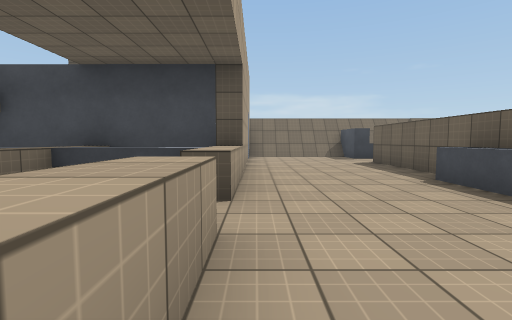
view 1 (above)

18 first-person views from a walk through a Unity game level. The camera is 1.2 m above the floor, tilts 4° down and sees 85° across. The floor is counted in squares, 2 m on a side. Each view is taken from the middle of a square. On the plan, view 1 faces up. The plan holds only what a view shows up to about 9 squares ahead; the rest is blank. The place goes on beyond the plan. Some animated figures are not drawn. Surface patterns are stand-ins for the level's own textures.

view 2
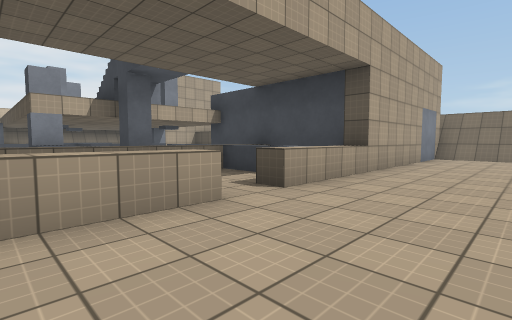

view 3
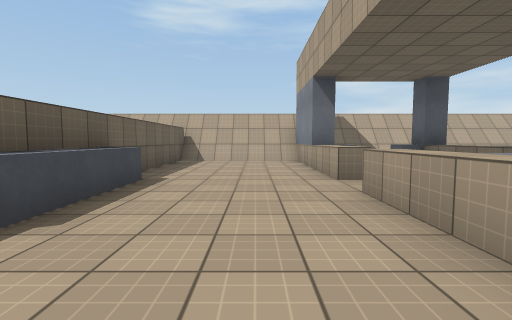

view 4
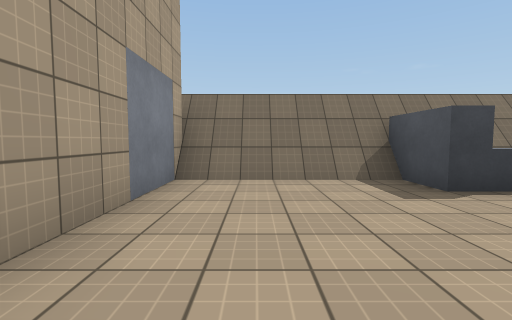

view 5
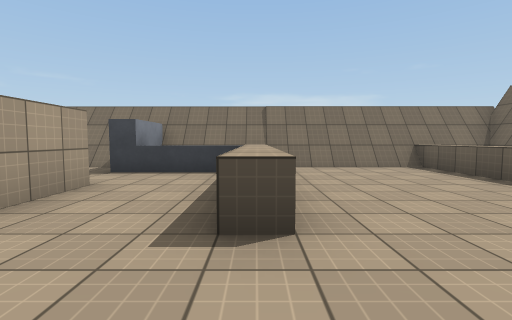

view 6
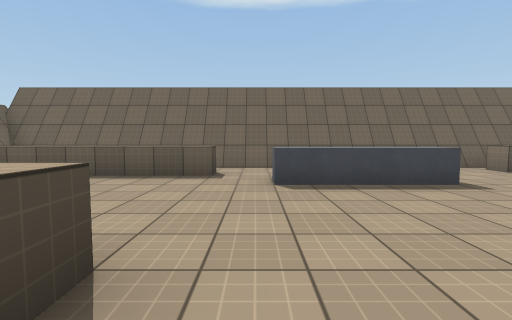

view 7
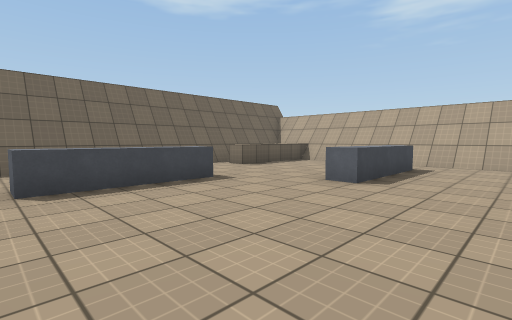

view 8
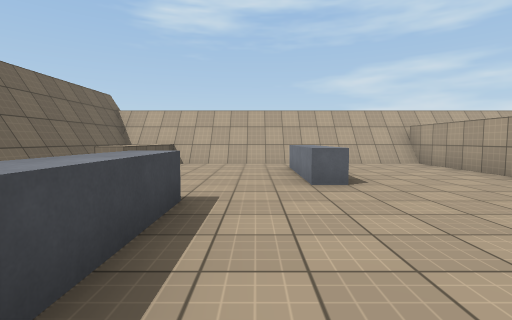

view 9
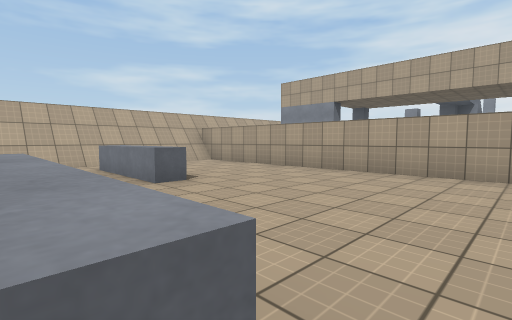

view 10
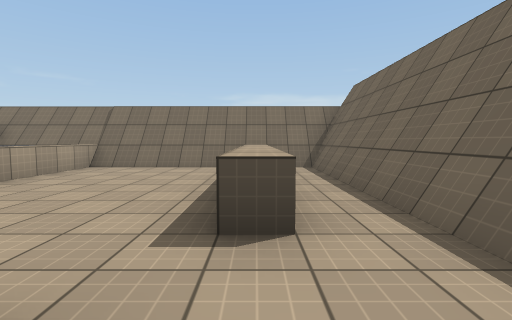

view 11
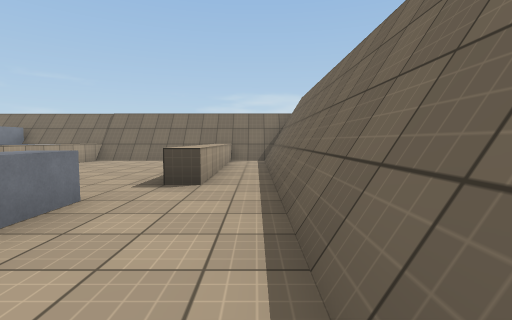

view 12
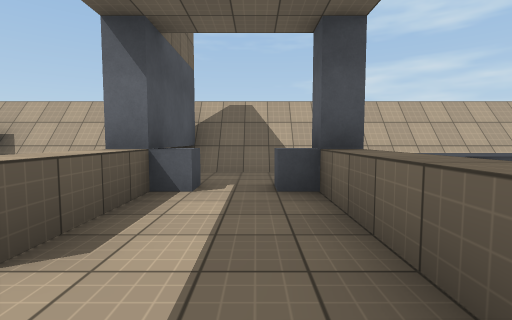

view 13
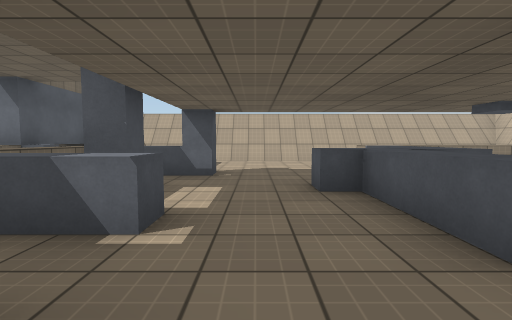

view 14
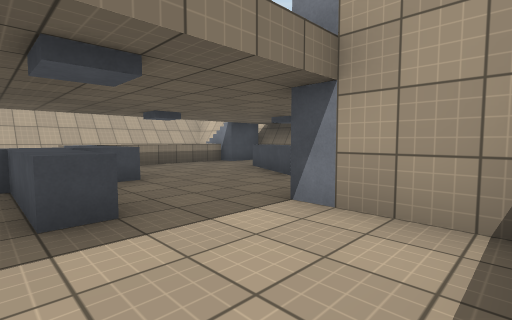

view 15
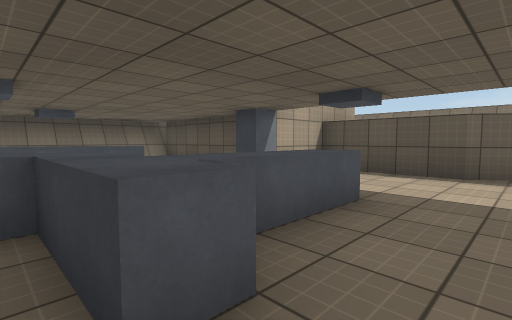

view 16
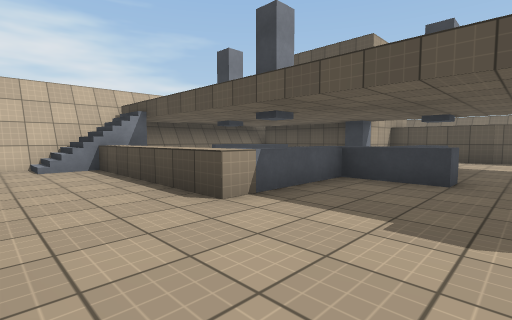

view 17
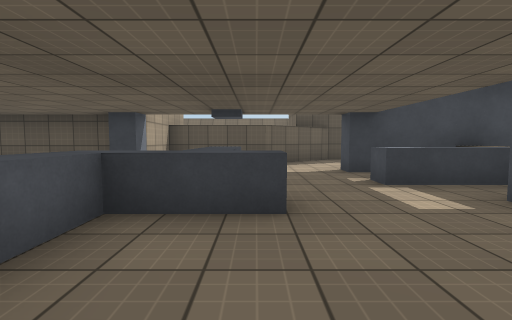

view 18
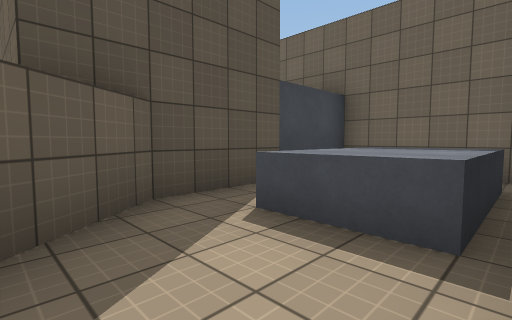

### Floor plan
Key: @ floor where view 1 was taken; # wall or solid block; . main floor; : floor 1 m higher than the main floor; / step, stairs or slope; = window, fence, low wall or low ledge; ^ raised ledge.
Columns run from 14 left of view 1 to 12 right of it. Each row starts with its distance up from view 1.
 11              ##############
 10              #....#^^...^.#
  9         ######......^...^.#
  8     #####....#......^...^.#
  7     #.....^^^#...#..^...^.#
  6  ####........#...#..^...^.#
  5     .....#####...#........#
  4    ^..^..^^^^^...#.....^..#
  3   ^...^....^.^...#.....^..#
  2 = =..^^^..#^.....#........#
  1 =//..=...#^^.^...#...^....#
  0 #//::=.... ^.^@..#...^..^.#
 -1 #//....... ..#...#...^..^.#
 -2 #/........  .##..#......^.#
 -3 ###########################

Positions as (right, up) in squares from view 1, and headings:
1: (0, 0), facing up
2: (2, 0), facing up-left
3: (1, 6), facing down
4: (1, 6), facing up
5: (6, 4), facing up
6: (5, 5), facing right
7: (5, 5), facing down-right
8: (8, 5), facing down
9: (9, 5), facing down-left
10: (10, 4), facing up
11: (11, 2), facing up
12: (-2, 3), facing down
13: (-6, 6), facing down
14: (-7, 7), facing down-left
15: (-6, 2), facing up-left
16: (-6, -2), facing up-left
17: (-7, 0), facing up
18: (-6, 6), facing up-right
